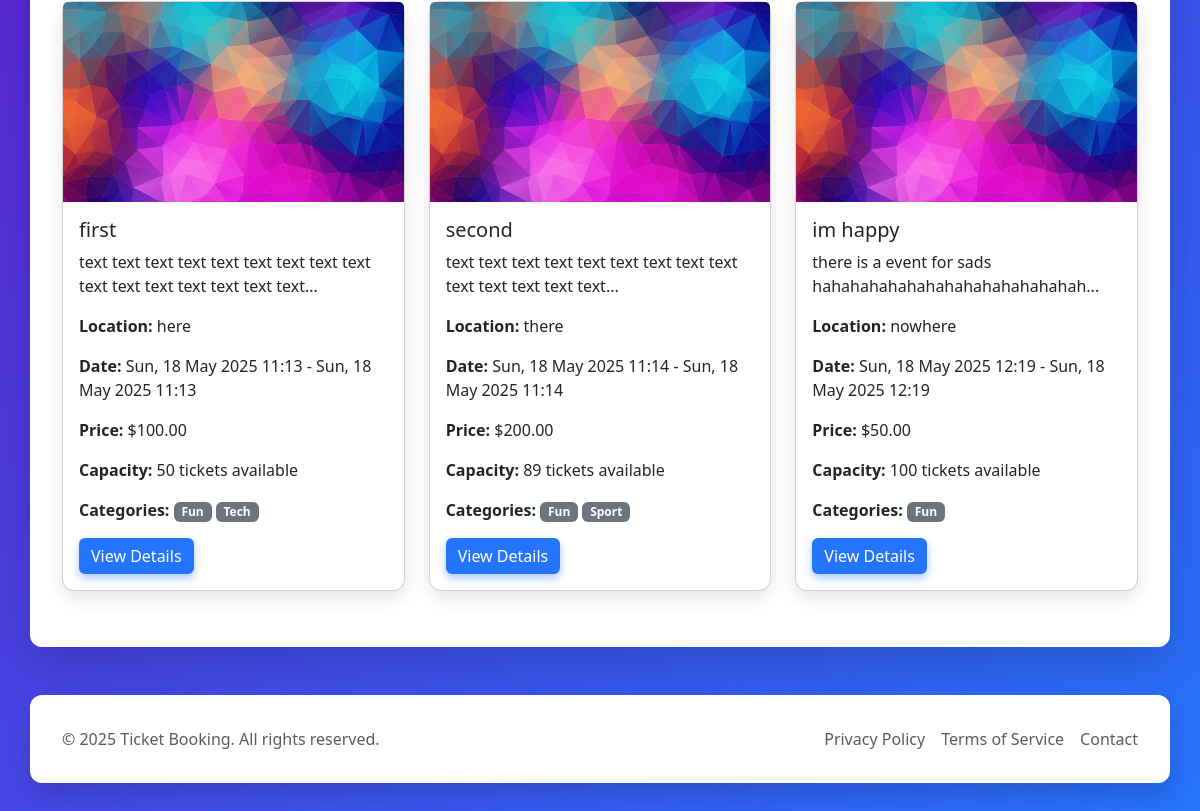
The app's page / (lower part), older data.
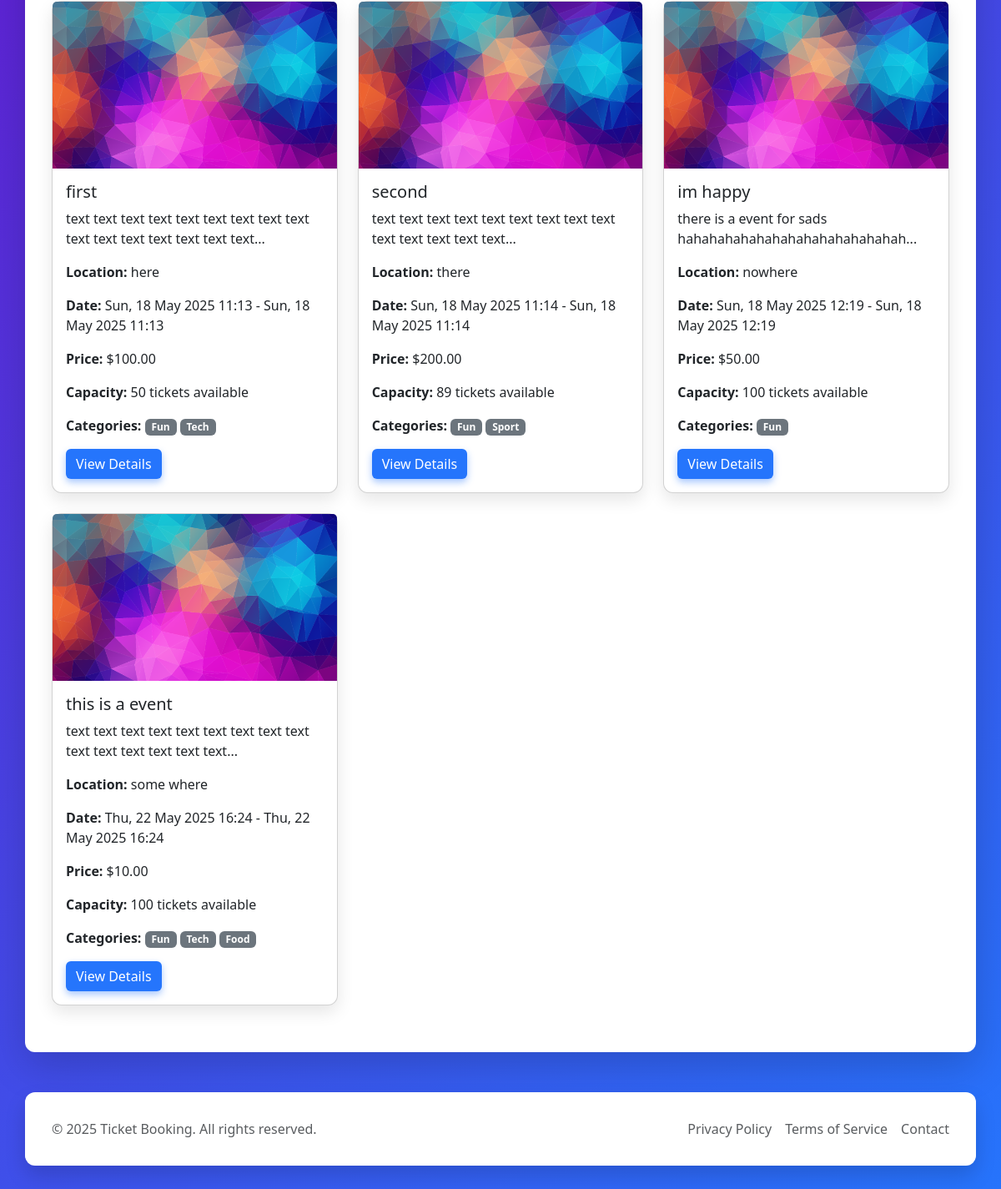
The same page, newer data.
### events/models.py (models this page shows, shortened)
class Event(models.Model):
    name = models.CharField(max_length=255)
    description = models.TextField()
    created_at = models.DateTimeField(default=timezone.now)
    start_date = models.DateTimeField()
    end_date = models.DateTimeField()
    location = models.CharField(max_length=255)
    price_per_ticket = models.DecimalField(max_digits=10, decimal_places=2)
    capacity = models.IntegerField()
    organizer = models.ForeignKey(User, on_delete=models.CASCADE, related_name='events')
    image = models.ImageField(upload_to='events/%Y/%m/%d/', null=True, blank=True)
    is_active = models.BooleanField(default=True)
    category = models.ManyToManyField(Category, related_name='events', blank=True)

class Category(models.Model):
    name = models.CharField(max_length=255)
    slug = models.SlugField(max_length=255, unique=True, blank=True)

### home/views.py (the view)
# urls.py: path('', views.HomeView.as_view(), name='home'),
class HomeView(View):
    def get(self, request):
        events = Event.objects.order_by('-created_at')[:6]
        return render(request, 'home/index.html', {'events': events})

### cart/cart.py (called while the page is built)
    def __len__(self):
        return sum(item['quantity'] for item in self.cart.values())

### cart/context_proccessors.py (called while the page is built)
def cart(request):
    return {'cart' : Cart(request)}

### home/templates/home/index.html (shortened to what this page needs)
{% extends 'base.html' %}
{% load static %}
{% block body %}
<div class="container mt-4 shadow-lg">
    <div class="row">
        {% for event in events %}
        <div class="col-md-4 mb-4">
            <div class="card">
                <img src="{% if event.image %}{{ event.image.url }}{% else %}{% static 'events/images/default_event_image.webp' %}{% endif %}" class="card-img-top" alt="{{ event.name }} Image" style="height: 200px; object-fit: cover;">
                <div class="card-body">
                    <h5 class="card-title">{{ event.name }}</h5>
                    <p class="card-text">{{ event.description|slice:":100" }}...</p>
                    <p class="card-text"><strong>Location:</strong> {{ event.location }}</p>
                    <p class="card-text"><strong>Date:</strong> {{ event.start_date|date:"D, d M Y H:i" }} - {{ event.end_date|date:"D, d M Y H:i" }}</p>
                    <p class="card-text"><strong>Price:</strong> ${{ event.price_per_ticket }}</p>
                    <p class="card-text"><strong>Capacity:</strong> {{ event.capacity }} tickets available</p>
                    <p class="card-text"><strong>Categories:</strong>
                        {% for category in event.category.all %}
                            <span class="badge bg-secondary">{{ category.name }}</span>
                        {% empty %}
                            <span>No categories</span>
                        {% endfor %}
                    </p>
                    <a href="{% url 'events:detail' event.id %}" class="btn btn-primary">View Details</a>
            </div>
        </div>
    </div>
    {% empty %}
    <p class="col-12 text-center">No upcoming events available at the moment.</p>
    {% endfor %}
</div>
</div>
  <div class="container">
    <div class="row align-items-center">
      <div class="col-md-6 mb-3 mb-md-0 text-muted">
        © 2025 Ticket Booking. All rights reserved.
      </div>
      <div class="col-md-6 d-flex justify-content-center justify-content-md-end gap-3">
        <a href="#" class="text-muted text-decoration-none" aria-label="Privacy Policy">Privacy Policy</a>
        <a href="#" class="text-muted text-decoration-none" aria-label="Terms of Service">Terms of Service</a>
        <a href="mailto:support@ticketbooking.com" class="text-muted text-decoration-none" aria-label="Contact Support">Contact</a>
      </div>
    </div>
  </div>
{% endblock %}

Row changes from the older to the newer data that the page shows:
added Event: name "this is a event", description "text text text text text text text text text text text text text text text", location "some where", start_date "Thu, 22 May 2025 16:24", end_date "Thu, 22 May 2025 16:24", price_per_ticket "10.00", capacity "100", Category (name "Fun"), Category (name "Tech")
added Category: name "Food", shown under "this is a event"
